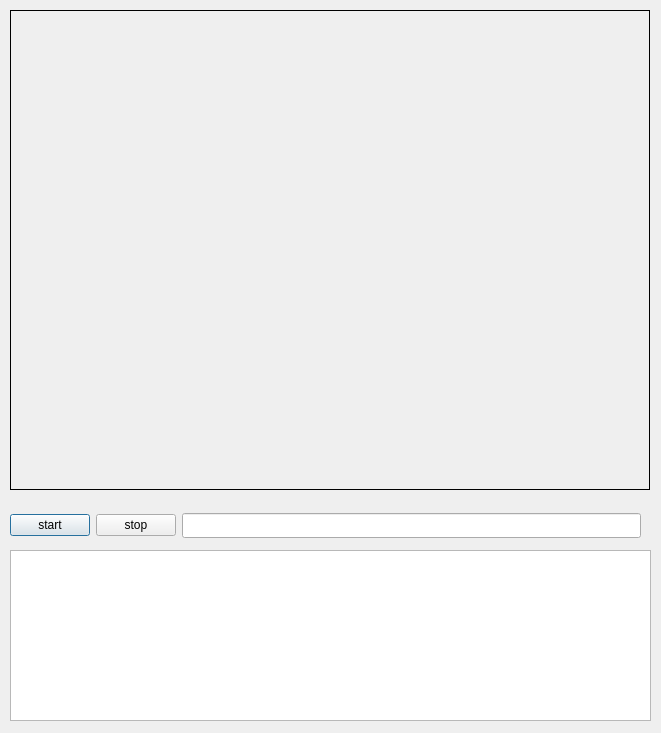
<?xml version="1.0" encoding="UTF-8"?>
<ui version="4.0">
 <class>CamDialog</class>
 <widget class="QDialog" name="CamDialog">
  <property name="geometry">
   <rect>
    <x>0</x>
    <y>0</y>
    <width>661</width>
    <height>733</height>
   </rect>
  </property>
  <property name="font">
   <font>
    <family>AcadEref</family>
   </font>
  </property>
  <property name="windowTitle">
   <string>Dialog</string>
  </property>
  <widget class="QLabel" name="imglabel">
   <property name="geometry">
    <rect>
     <x>10</x>
     <y>10</y>
     <width>640</width>
     <height>480</height>
    </rect>
   </property>
   <property name="frameShape">
    <enum>QFrame::Box</enum>
   </property>
   <property name="text">
    <string/>
   </property>
  </widget>
  <widget class="QTextEdit" name="resultEdit">
   <property name="geometry">
    <rect>
     <x>10</x>
     <y>550</y>
     <width>641</width>
     <height>171</height>
    </rect>
   </property>
   <property name="font">
    <font>
     <family>Arial</family>
     <pointsize>15</pointsize>
    </font>
   </property>
  </widget>
  <widget class="QWidget" name="layoutWidget_3">
   <property name="geometry">
    <rect>
     <x>10</x>
     <y>510</y>
     <width>631</width>
     <height>31</height>
    </rect>
   </property>
   <layout class="QHBoxLayout" name="horizontalLayout_3">
    <item>
     <widget class="QPushButton" name="save_button">
      <property name="font">
       <font>
        <family>Arial</family>
        <weight>50</weight>
        <bold>false</bold>
       </font>
      </property>
      <property name="text">
       <string>start</string>
      </property>
     </widget>
    </item>
    <item>
     <widget class="QPushButton" name="stop_button">
      <property name="font">
       <font>
        <family>Arial</family>
       </font>
      </property>
      <property name="text">
       <string>stop</string>
      </property>
     </widget>
    </item>
    <item>
     <widget class="QLineEdit" name="name"/>
    </item>
   </layout>
  </widget>
 </widget>
 <resources/>
 <connections/>
</ui>
